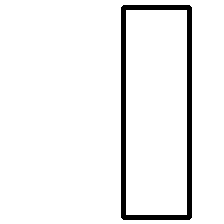
#> input picture colab/Euclid_dataset/rectangle/0_rectangle.png, 224 x 224 px; its folder holds only this picture in this run
$ jupyter execute --allow-errors 3_Classification_with_Machine_Learning_and_Feature_Descriptors.ipynb   (shell and % lines are left out)
#> lines starting #> are read from the running program, lines starting #| are printed output that depends on the picture; after the words box and inside, x2 and y2 are one past the last pixel; in counts of white or black regions, pixels touching at a corner belong together
# Classification with Machine Learning classifiers and Feature Descriptors

In this lesson, we learn how to solve a classification problem through Machine Learning classifiers and two different Feature Descriptors.

**It is absolutely recommended to read the documentation relating to the functions and methods used!**
Usually, it is sufficient typing on Google the name of the function (and eventually the name of the library used).

Let's start importing some libraries.
In particular, `sklearn` is the library for the **Machine Learning stuff**!

[cell 1]
import sklearn
import numpy as np
from sklearn import svm
from sklearn.ensemble import RandomForestClassifier
from sklearn.metrics import accuracy_score, confusion_matrix
from sklearn.metrics import plot_confusion_matrix
import matplotlib.pyplot as plt
from glob import glob
from os.path import join
import cv2
from skimage.feature import hog, local_binary_pattern
from tqdm import tqdm

The seed is important to have **deterministic** experiments.

The `seed()` method is used to initialize the random number generator.
The random number generator needs a number to start with (a seed value), to be able to generate a random number.

[cell 2]
np.random.seed(1821)

# Functions and Classes
`get_labels()` is a function that receives a name (`string`) and returns the class (`int`), following this:

*   Triangle: 0
*   Rectangle: 1
*   Square: 2
*   Rhombus: 3

Example: 0_triangle.png → 0

[cell 3]
def get_labels(name):
    if 'triangle' in name:
        return 0
    elif 'square' in name:
        return 1
    elif 'rectangle' in name:
        return 2
    elif 'rhombus' in name:
        return 3
    else:
        raise NotImplementedError('Not existing class!')

`extract_feature()` is a function that, given a list of images, compute a Feature Descriptor.
We are going to use two libraries: `opencv` to handle images (opening, resizing) and `skimage` to compute features.

Specifically:
* `feat_type=1` → function computes HOG
* `feat_type=2` → function computes LBP
* `feat_type=3` → function does not computes any feature, but simply unroll the input image

**Tools**:
*   `cv2.imread()`: open an image (0: gray level, 1: BGR)
*   `cv2.resize()`: resize an image
*   `hog()`: compute HOG feature
*   `lbp()`: compute LBP feature

Be aware that the feature computation time (and the final accuracy of the model) are strictly related to the image size!

[cell 4]
def extract_features(images, feat_type, img_size):

#> called with feat_type = 'hog', img_size = 32
    labels = []
    features = []

    for image in tqdm(images):

        # open the image
        img = cv2.imread(image, 0)
#> img: shape (224, 224); 94.5% white; 1 black region, box (x1, y1, x2, y2) and area: (121, 5, 192, 220) 2748

        # resize the image
        img = cv2.resize(img, (img_size, img_size))
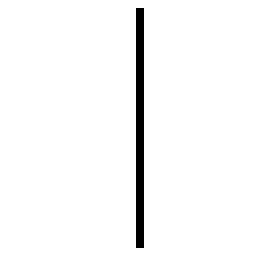
#> img: shape (32, 32) (shown 8 times larger); 97.1% white; black in thin lines or dots, all inside (x1, y1, x2, y2) = (17, 1, 18, 31)

        # compute the features
        if feat_type == 'hog':
            feat = hog(img, orientations=8, pixels_per_cell=(4, 4), cells_per_block=(1, 1))
#> feat = 512 values, max 1 at index 96, min 0 at index 0, mean 0.0172
        elif feat_type == 'lbp':
            feat = np.ravel(local_binary_pattern(img, P=100, R=5))
        elif feat_type == 'img':
            img = img / 256.0
            feat = np.ravel(img)
        else:
            raise NotImplementedError('Not implemented feature!')

        # append features and labels
        features.append(feat)
        labels.append(get_labels(image))

    return features, labels

### Data

1.   Upload the `.zip` file containing the *Euclid* dataset
2.   Unzip the file using the following comand. Dataset folders will appear in `/content`

Let's create a list of all images available in the dataset.

**Tools**:
* `join()`: joins one or more path components intelligently. The return value is the concatenation of path.
* `glob()`: returns a possibly empty list of path names that match names. Wildcards (in that case `*` are allowed!)

[cell 5]
dataset_path = '/content/Euclid_dataset'
images = glob(join(dataset_path, '*', '*.png'))
print('Images: ', len(images))

in this case it is essential to have a **training**, **validation** and **test** sets.

Training data are used to train the model, while the validation split is used to assess performance.

Here, we use validation and test set as synonymous, since we do not have a real test set.

We put **60% of data in training**, **10% in validation**, and the remaining **30% in the test set**.

[cell 6]
np.random.shuffle(images)
trainset = images[:int(0.6*len(images))]
valset = images[int(0.6*len(images)):int(0.7*len(images))]
testset = images[int(0.7*len(images)):]
print('Total: {} splitted in Train: {}, Val: {} and Test: {}'.format(len(images), len(trainset), len(valset), len(testset)))

Here, we define two important elements: the **size of the images** (used to compute feature descriptors) and the **type of features**.
We use a **progress bar** (`tqdm`) to show the state of the feature computation!

[cell 7]
img_size = 32
feature_type = 'hog'

train_x, train_y = extract_features(trainset, feature_type, img_size)
#> train_x = 1 item; train_y = [2]
val_x, val_y = extract_features(valset, feature_type, img_size)
test_x, test_y = extract_features(testset, feature_type, img_size)
#> call 3 of extract_features, with feat_type = 'hog', img_size = 32
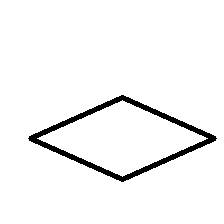
#> input picture colab/Euclid_dataset/rhombus/0_rhombus.png, 224 x 224 px
#> in extract_features (call 3), `img = cv2.imread(image, 0)`: img: shape (224, 224); 96% white; 1 black region, box (x1, y1, x2, y2) and area: (28, 95, 217, 182) 2028
#> in extract_features (call 3), `img = cv2.resize(img, (img_size, img_size))`:
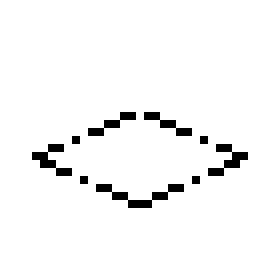
#> img: shape (32, 32) (shown 8 times larger); 95.8% white; black in thin lines or dots, all inside (x1, y1, x2, y2) = (4, 14, 31, 26)
#> in extract_features (call 3), `feat = hog(img, orientations=8, pixels_per_cell=(4, 4), cells_per_bloc..`: feat = 512 values, max 1 at index 212, min 0 at index 0, mean 0.0665
#> test_x = 1 item; test_y = [3]

### Classifier
Now that the feature extraction is ended, we can define our classifiers.
As in the previous case, we start our analysis from the SVM.

[cell 8]
clf = svm.SVC(gamma=0.001, C=100., kernel='rbf', verbose=False)

### Training
Now we are ready for the training!
With `sklearn` library is tremendously simple, we just need training data (`train_x` and the related labels `train_y`) and pass them to the classifier.

**Tools**:
-   `model.fit()`: fit the provided model with training data.

#> (a cell that did not finish here is left out)

### Validation

#> (a cell that did not finish here is left out)

### Testing
Now we are reading to use our classifier! The trained classifier output the labels (as defined above) for the classification task.

Tools:
  - `model.predict()`: predict the class of the given data.

#> (a cell that did not finish here is left out)

It's time to understand the final performance of the trained classifier.

**Tools**:
   * `accuracy_score()`: Accuracy classification score. The set of labels predicted for a sample must exactly match the corresponding set of labels of GT.

#> (a cell that did not finish here is left out)

### Confusion matrix

We can also compute the confusion matrix to further understand the performance on the trained model.

**Tools**:
   * `confusion_matrix()`: computes confusion matrix to evaluate the accuracy of a classification.
   * `plot_confusion_matrix()`: plots Confusion Matrix (it is deprectaed and will be removed in future versions of the library).

#> (a cell that did not finish here is left out)

[cell 14]
# plot the confusion matrix (colors are useful for a visual evaluation)
plot_confusion_matrix(clf, test_x, test_y, normalize='true')
#> (this line was passed over: sklearn is not available in this run)
